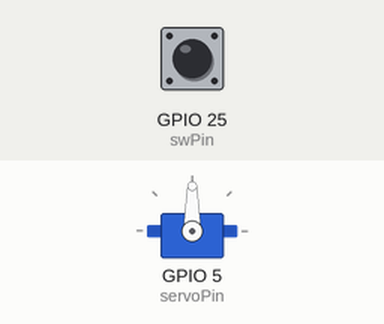
Simulated run of this sketch. Board: ESP32. On the bench: servo. The inputs (shaded band) are chosen by the test bench; at power-on: GPIO 25 (swPin) HIGH.

Above: at 1.2 s.
1.3 s: GPIO 25 (swPin) pulled LOW for 0.15 s
At 2.5 s:
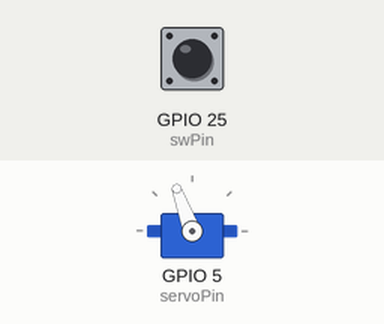
2.9 s: GPIO 25 (swPin) pulled LOW for 1 s
At 3.7 s:
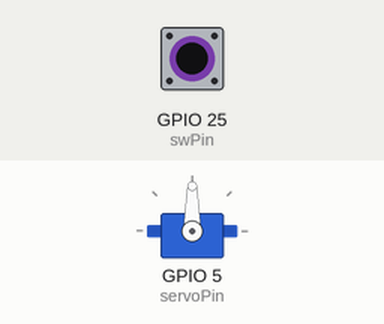
5.4 s: GPIO 25 (swPin) pulled LOW for 3.2 s
At 6.8 s:
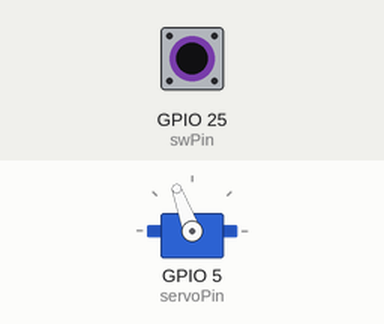
Timing chart, 0 to 8.4 s (numbered marks = the images above; inputs shaded):
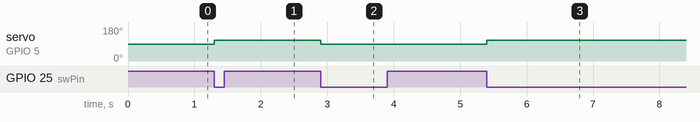

Measured:
- after the input at 1.3 s, servo on GPIO 5 (servoPin): 90° → 110° at once
- after the input at 2.9 s, servo on GPIO 5 (servoPin): 110° → 90° at once
- after the input at 5.4 s, servo on GPIO 5 (servoPin): 90° → 110° at once

The sketch:

Switch.ino
```cpp
#include <ESP32Servo.h>
#include "RailSwitch.h"

int c_angle = 110;
int servoPin = 5;
int swPin = 25;

bool stat = false;
bool is_pushed = false;
RailSwitch sw(swPin);
Servo servo1;

void setup() {
  sw.begin();
  servo1.setPeriodHertz(50);
  servo1.attach(servoPin, 500, 2500);
  servo1.write(90);
}

void loop() {
  if (sw.is_pushed() && !is_pushed) {
    is_pushed = true;
    stat = !stat;
    if (stat) {
      servo1.write(c_angle);
    }
    else {
      servo1.write(90);
    }
  }
  else if (!sw.is_pushed()) {
    is_pushed = false;
  }
}
```

RailSwitch.cpp
```cpp
#include "RailSwitch.h"
#include <Arduino.h>

RailSwitch::RailSwitch(int _pin) {
  pin = _pin;
  delay = 1000;
}

RailSwitch::RailSwitch(int _pin, unsigned long _delay) {
  pin = _pin;
  delay = _delay;
}

void RailSwitch::begin(void) {
  pinMode(pin, INPUT_PULLUP);
  attachInterruptArg(pin, &on_interrupt, this, FALLING);
}

void IRAM_ATTR on_interrupt(void *arg) {
  RailSwitch* s = static_cast<RailSwitch*>(arg);
  s->set_pushed();
}

void RailSwitch::set_pushed(void) {
  t = millis();
  pushed = true;
}

void RailSwitch::reset_pushed(void) {
  t = 0;
  pushed = false;
}

bool RailSwitch::is_pushed(void) {
  unsigned long now;

  if (pushed) {
    now = millis();
    if (now - t < delay) {
      return true;
    }
    else {
      reset_pushed();
      return false;
    }
  }
  else {
    return false;
  }
}
```

RailSwitch.h
```cpp
#ifndef __RAIL_SWITCH_H__
#define __RAIL_SWITCH_H__
class RailSwitch {
  protected:
    int pin;
    bool pushed;
    unsigned long delay;
    unsigned long t;

  public:
    RailSwitch(int _pin);
    RailSwitch(int _pin, unsigned long _delay);
    void begin(void);
    void set_pushed(void);
    void reset_pushed(void);
    bool is_pushed(void);
};

void on_interrupt(void *arg);
#endif
```
